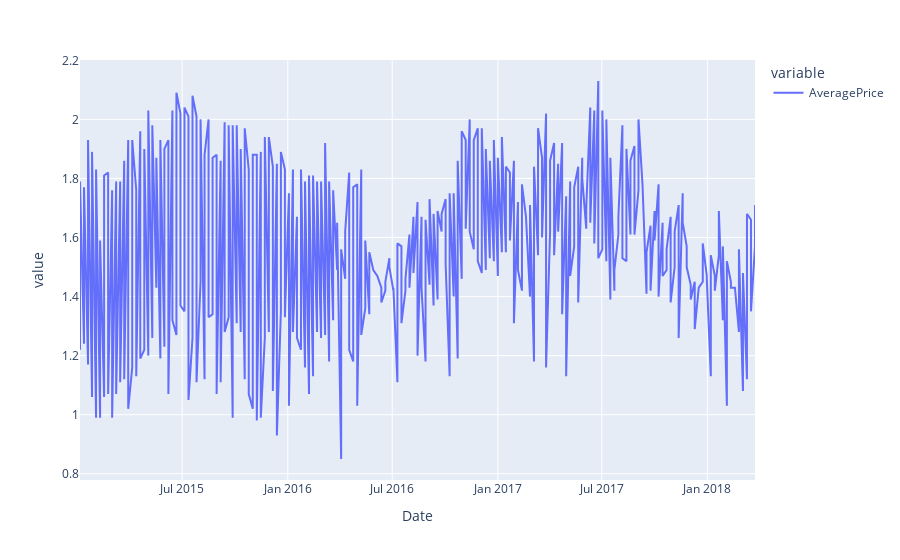

Notebook source saved alongside this figure:
### Code cell
df['Date'] = pd.to_datetime(df["Date"])

albany_df = df.copy()[df['region']=='Albany']
albany_df.set_index('Date', inplace=True)
albany_df.sort_index(inplace=True)
albany_df['AveragePrice'].plot()

### Figure 1 — Plotly figure (JSON) as saved in the notebook; plotly's stock layout.template omitted (floating-point values rounded to 4 significant figures; data arrays with more than 128 entries replaced by an {"elided": "..."} marker saying what was removed)
{"data": [{"hovertemplate": "variable=AveragePrice<br>Date=%{x}<br>value=%{y}<extra></extra>", "legendgroup": "AveragePrice", "line": {"color": "#636efa", "dash": "solid"}, "mode": "lines", "name": "AveragePrice", "orientation": "v", "showlegend": true, "type": "scatter", "x": {"elided": "338 str values"}, "xaxis": "x", "y": {"elided": "338 float values"}, "yaxis": "y"}], "layout": {"autosize": true, "legend": {"title": {"text": "variable"}, "tracegroupgap": 0}, "margin": {"t": 60}, "xaxis": {"anchor": "y", "autorange": true, "domain": [0, 1], "range": ["2015-01-04", "2018-03-25"], "title": {"text": "Date"}, "type": "date"}, "yaxis": {"anchor": "x", "autorange": true, "domain": [0, 1], "range": [0.7789, 2.201], "title": {"text": "value"}, "type": "linear"}}}
